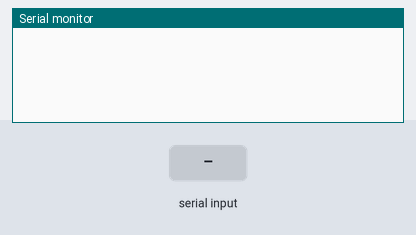
Recording of a sketch running on a simulated Arduino Uno, built with avr-gcc and run on an emulated ATmega328P. Parts: the last lines printed to the serial monitor. Inputs (shaded band) come from the test bench.

Above: at 1.2 s.
1.3 s: "A" received over Serial
At 2.5 s:
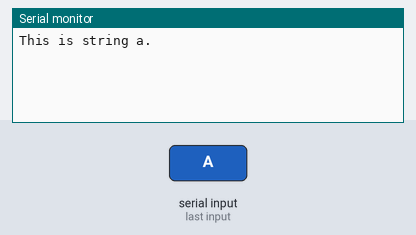
2.8 s: "B" received over Serial
At 3.7 s:
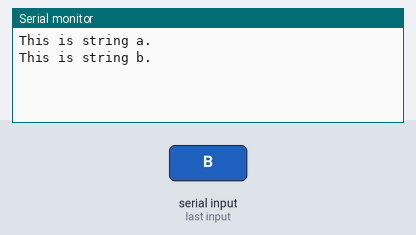
4.3 s: "C" received over Serial
At 4.8 s:
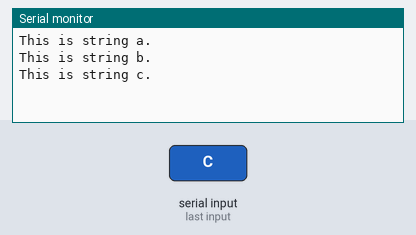

The sketch:

SerialRead.ino
```cpp
const String A = "This is string a.";
const String B = "This is string b.";
const String C = "This is string c.";

char lastDataReceived;

void setup() {
  // put your setup code here, to run once:
  Serial.begin(9600);
}

void loop() {
  // put your main code here, to run repeatedly:
  if(Serial.available()) {
    lastDataReceived = Serial.read();
    if(lastDataReceived == 'A') {
      Serial.println(A);
    }
    if(lastDataReceived == 'B') {
      Serial.println(B);
    }
    if(lastDataReceived == 'C') {
      Serial.println(C);
    }
  }
}
```

Measured:
- after the input at 1.3 s, the serial monitor: prints a new line at once (image 1)
- after the input at 2.8 s, the serial monitor: prints a new line at once (image 2)
- after the input at 4.3 s, the serial monitor: prints a new line at once (image 3)
